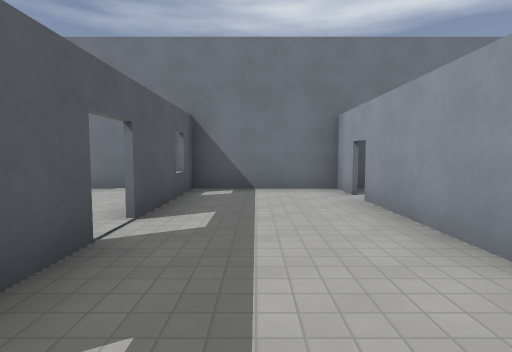
view 1 (above)

24 first-person views from a walk through a Godot game level. The camera is 1.5 m above the floor, tilts 4° down and sees 80° across. The floor is counted in squares, 2 m on a side. Each view is taken from the middle of a square. On the plan, view 1 faces up. The plan holds only what a view shows up to about 10 squares ahead; the rest is blank. The place goes on beyond the plan. Some surface patterns are stand-ins.

view 2
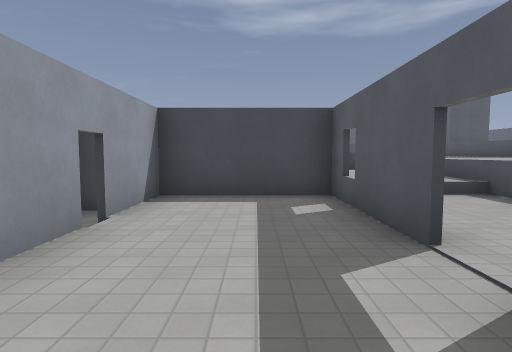

view 3
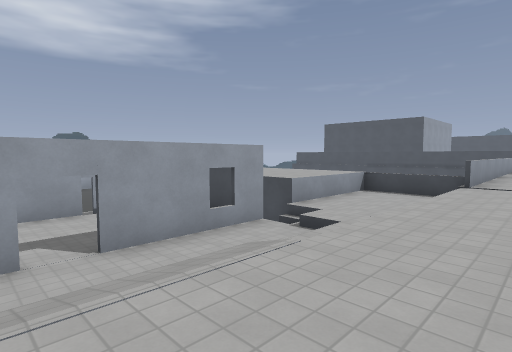

view 4
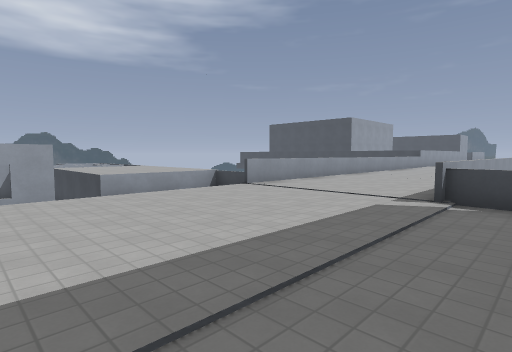

view 5
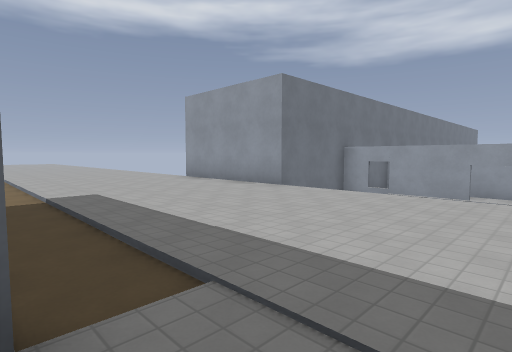

view 6
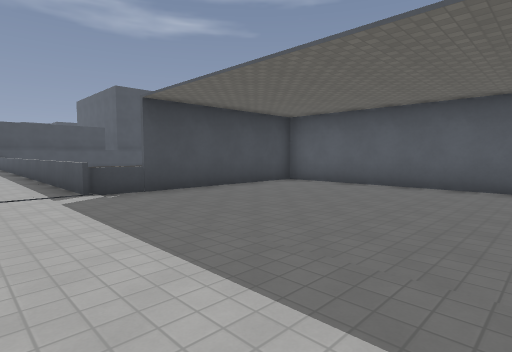

view 7
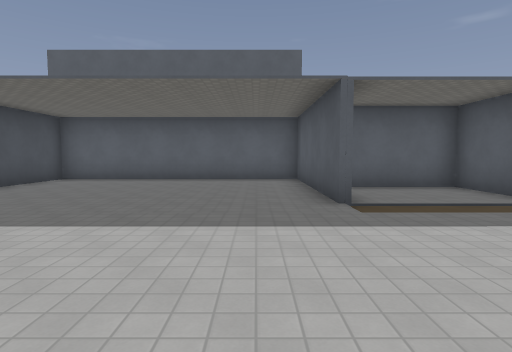

view 8
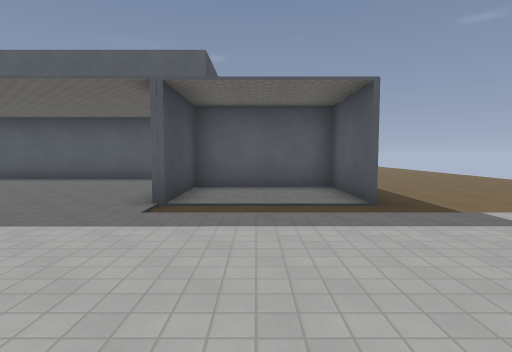

view 9
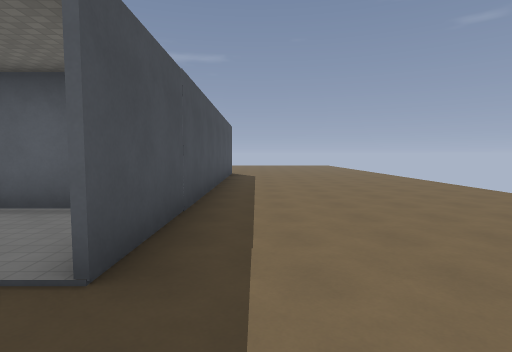

view 10
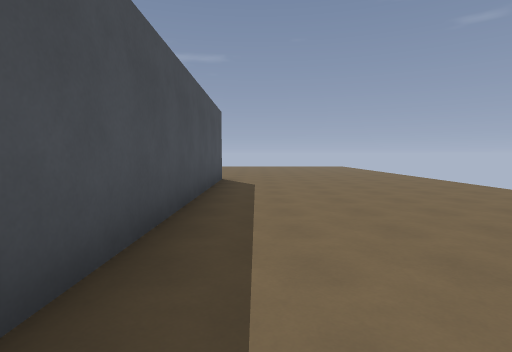

view 11
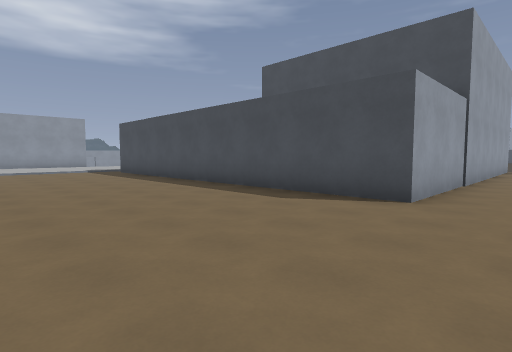

view 12
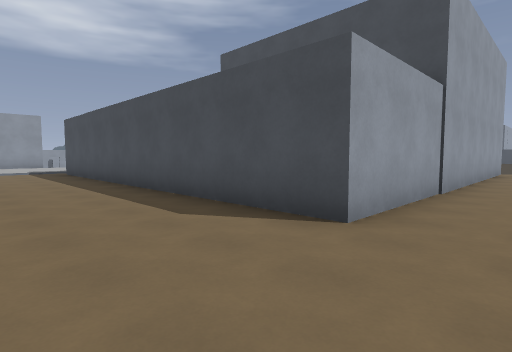

view 13
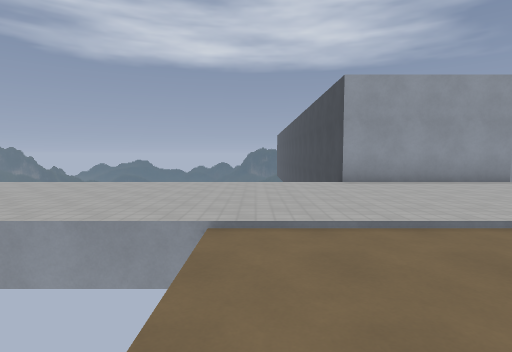

view 14
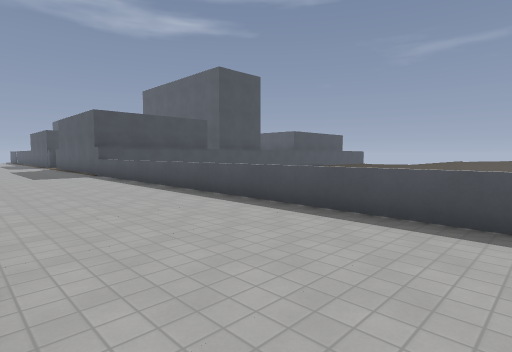

view 15
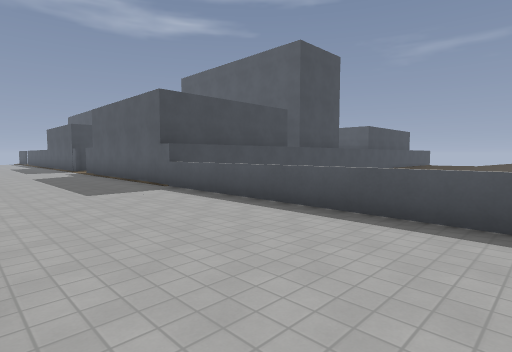

view 16
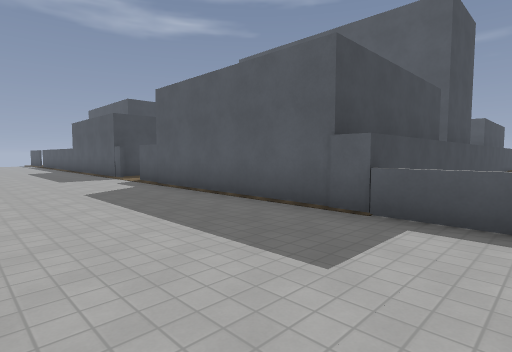

view 17
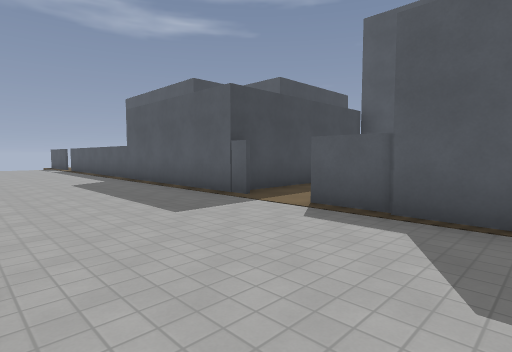

view 18
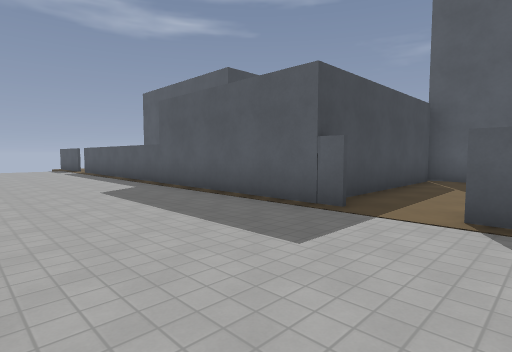

view 19
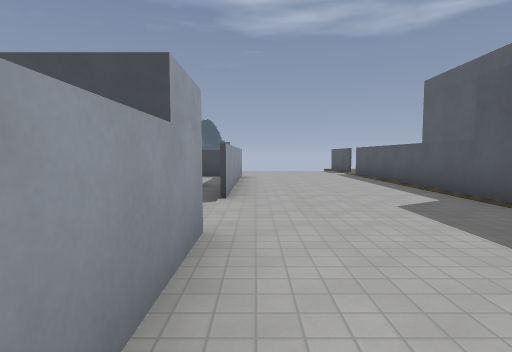

view 20
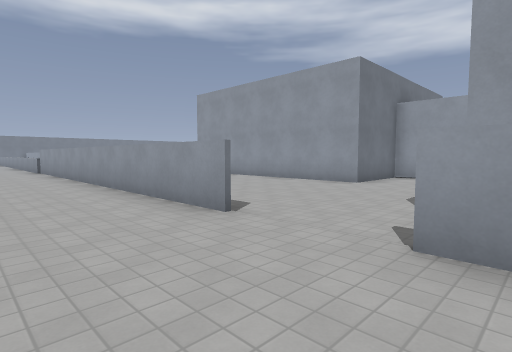

view 21
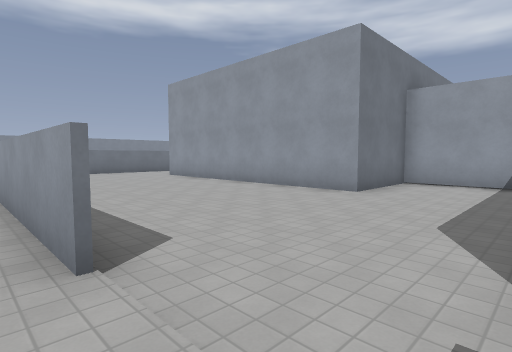

view 22
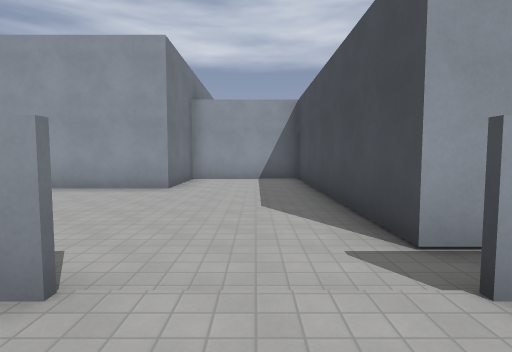

view 23
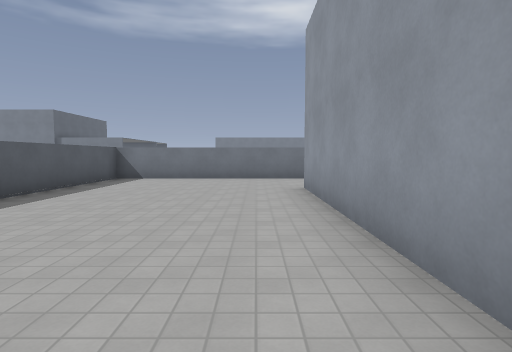

view 24
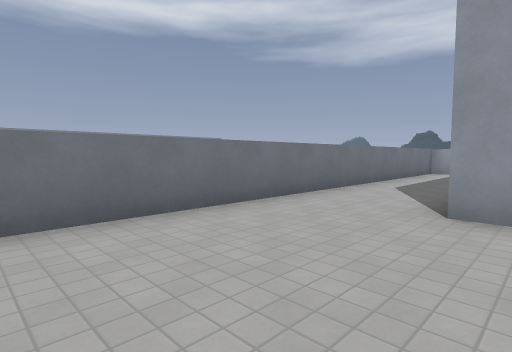

### Floor plan
Key: @ floor where view 1 was taken; # wall or solid block; . main floor; : floor 0.25 m higher than the main floor; - floor 0.75 m lower than the main floor; _ floor 1.25 m lower than the main floor; / step, stairs or slope; = window, fence, low wall or low ledge; ^ raised ledge; v drop or lower ground.
Columns run from 23 left of view 1 to 8 right of it. Each row starts with its distance up from view 1.
 16                ....
 15                ....
 14                ....
 13  ......... .../....
 12 ............../....
 11 ............../....#
 10 ............../....#
  9 ............../....#
  8 ............../....#
  7 ..############/....#######
  6 ..#       #.../....___#__#
  5 ..#       #.../..../__#__#
  4  .#     ######/....//_#__#
  3  .#     #..........//____#
  2  .#     #..........//_#__#
  1  .#     #........../__#__#
  0  .#     #..........___#@_#
 -1  .#     #..........--/####
 -2  .#     #..........---###
 -3   #     #..........---^#
 -4         ######=....---^^
 -5               =::::=--^
 -6               =::::=vvv
 -7               =::::
 -8               =::::
 -9               =::::
-10               =::::
-11               =::::
-12               =::::
-13               =::::
-14               =::::
-15               =::::
-16               =::::
-17               =::::=############
-18       #########::::#............
-19               #::::#...........
-20               #::::#.....
-21               #::::#....#
-22               #::::#....#
-23               #::::#....#
-24               #::::#....#
-25            ::::::::#....#
-26         #::::::::::#....#
-27         #######::::#....#
-28               #::::#....####
-29               #::::........#
-30               #::::........#
-31               #::::........#
-32               #::::#########
-33               #::::#
-34               #::::#

Positions as (right, up) in squares from view 1, and headings:
1: (0, 0), facing up
2: (0, 5), facing down
3: (-6, 4), facing down-right
4: (-10, 1), facing down-right
5: (-10, 2), facing up-right
6: (-7, 2), facing down-left
7: (-5, 2), facing left
8: (-5, 5), facing left
9: (-8, 8), facing left
10: (-12, 8), facing left
11: (-23, 12), facing down-right
12: (-23, 10), facing down-right
13: (-12, 13), facing right
14: (-5, -6), facing down-left
15: (-5, -11), facing down-left
16: (-5, -16), facing down-left
17: (-5, -22), facing down-left
18: (-5, -24), facing down-left
19: (-5, -26), facing down
20: (-7, -32), facing up-right
21: (-5, -31), facing up-right
22: (-6, -30), facing right
23: (0, -27), facing up
24: (-3, -21), facing up-right
